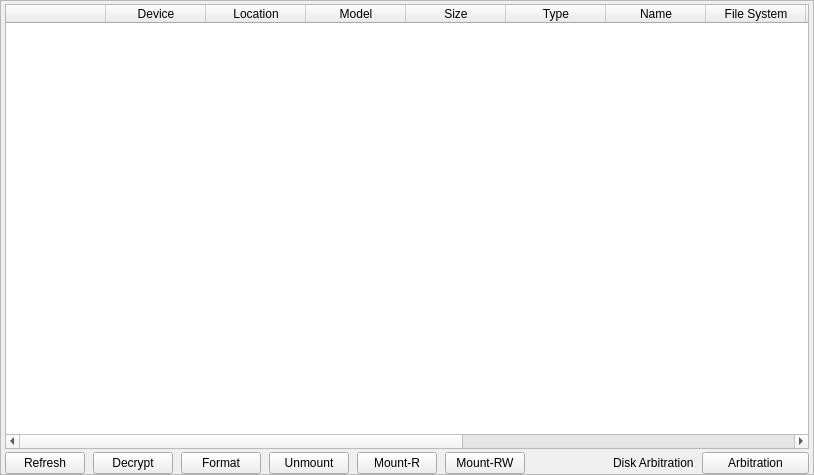
<?xml version="1.0" encoding="UTF-8"?>
<ui version="4.0">
 <class>disk_manager</class>
 <widget class="QFrame" name="disk_manager">
  <property name="windowModality">
   <enum>Qt::NonModal</enum>
  </property>
  <property name="geometry">
   <rect>
    <x>0</x>
    <y>0</y>
    <width>814</width>
    <height>475</height>
   </rect>
  </property>
  <property name="minimumSize">
   <size>
    <width>500</width>
    <height>400</height>
   </size>
  </property>
  <property name="windowTitle">
   <string>Disk Manager</string>
  </property>
  <property name="frameShape">
   <enum>QFrame::StyledPanel</enum>
  </property>
  <property name="frameShadow">
   <enum>QFrame::Raised</enum>
  </property>
  <layout class="QVBoxLayout" name="verticalLayout">
   <property name="spacing">
    <number>3</number>
   </property>
   <property name="leftMargin">
    <number>4</number>
   </property>
   <property name="topMargin">
    <number>3</number>
   </property>
   <property name="rightMargin">
    <number>4</number>
   </property>
   <property name="bottomMargin">
    <number>0</number>
   </property>
   <item>
    <widget class="QTableWidget" name="tableWidget_disk_list">
     <property name="styleSheet">
      <string notr="true">QTableWidget
{
    background-color : none;
    gridline-color: black;    // this border for rows and columns
    color:#ffffff;
}</string>
     </property>
     <property name="editTriggers">
      <set>QAbstractItemView::NoEditTriggers</set>
     </property>
     <property name="alternatingRowColors">
      <bool>false</bool>
     </property>
     <property name="selectionMode">
      <enum>QAbstractItemView::SingleSelection</enum>
     </property>
     <property name="selectionBehavior">
      <enum>QAbstractItemView::SelectRows</enum>
     </property>
     <property name="showGrid">
      <bool>false</bool>
     </property>
     <property name="gridStyle">
      <enum>Qt::DotLine</enum>
     </property>
     <attribute name="horizontalHeaderStretchLastSection">
      <bool>true</bool>
     </attribute>
     <attribute name="verticalHeaderVisible">
      <bool>false</bool>
     </attribute>
     <column>
      <property name="text">
       <string/>
      </property>
     </column>
     <column>
      <property name="text">
       <string>Device</string>
      </property>
     </column>
     <column>
      <property name="text">
       <string>Location</string>
      </property>
     </column>
     <column>
      <property name="text">
       <string>Model</string>
      </property>
     </column>
     <column>
      <property name="text">
       <string>Size</string>
      </property>
     </column>
     <column>
      <property name="text">
       <string>Type</string>
      </property>
     </column>
     <column>
      <property name="text">
       <string>Name</string>
      </property>
     </column>
     <column>
      <property name="text">
       <string>File System</string>
      </property>
     </column>
     <column>
      <property name="text">
       <string>Derived From</string>
      </property>
     </column>
     <column>
      <property name="text">
       <string>Encrypted</string>
      </property>
     </column>
     <column>
      <property name="text">
       <string>Encryption Status</string>
      </property>
     </column>
     <column>
      <property name="text">
       <string>Mode</string>
      </property>
     </column>
     <column>
      <property name="text">
       <string>Mount Path</string>
      </property>
     </column>
     <column>
      <property name="text">
       <string/>
      </property>
     </column>
    </widget>
   </item>
   <item>
    <layout class="QHBoxLayout" name="horizontalLayout">
     <property name="spacing">
      <number>8</number>
     </property>
     <item>
      <widget class="QPushButton" name="pushButton_refresh">
       <property name="text">
        <string>Refresh</string>
       </property>
      </widget>
     </item>
     <item>
      <widget class="QPushButton" name="pushButton_decrypt">
       <property name="text">
        <string>Decrypt</string>
       </property>
      </widget>
     </item>
     <item>
      <widget class="QPushButton" name="pushButton_format">
       <property name="text">
        <string>Format</string>
       </property>
      </widget>
     </item>
     <item>
      <widget class="QPushButton" name="pushButton_unmount">
       <property name="text">
        <string>Unmount</string>
       </property>
      </widget>
     </item>
     <item>
      <widget class="QPushButton" name="pushButton_mount_read">
       <property name="text">
        <string>Mount-R</string>
       </property>
      </widget>
     </item>
     <item>
      <widget class="QPushButton" name="pushButton_mount_read_write">
       <property name="text">
        <string>Mount-RW</string>
       </property>
      </widget>
     </item>
     <item>
      <spacer name="horizontalSpacer">
       <property name="orientation">
        <enum>Qt::Horizontal</enum>
       </property>
       <property name="sizeHint" stdset="0">
        <size>
         <width>40</width>
         <height>20</height>
        </size>
       </property>
      </spacer>
     </item>
     <item>
      <widget class="QLabel" name="label_disk_arbitration">
       <property name="text">
        <string>Disk Arbitration</string>
       </property>
      </widget>
     </item>
     <item>
      <widget class="QPushButton" name="pushButton_arbitration">
       <property name="minimumSize">
        <size>
         <width>107</width>
         <height>0</height>
        </size>
       </property>
       <property name="maximumSize">
        <size>
         <width>107</width>
         <height>16777215</height>
        </size>
       </property>
       <property name="text">
        <string>Arbitration</string>
       </property>
      </widget>
     </item>
    </layout>
   </item>
  </layout>
 </widget>
 <resources/>
 <connections/>
</ui>
